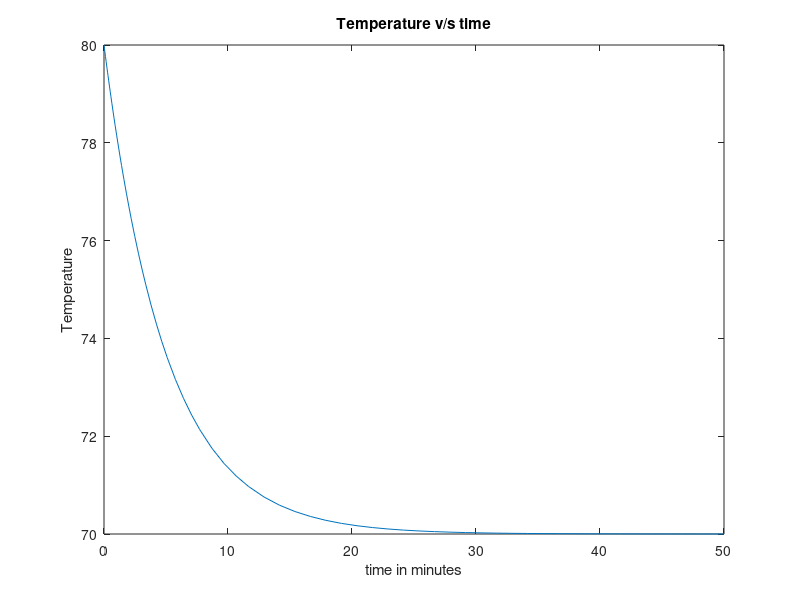

Source code (MATLAB):
tspan = [0 50];   %time limit
y0 = 80;           %initial concentration of A
[t,y] = ode45(@(t,y) (70-y)/5, tspan, y0);  %differential equation solver 
plot(t,y);        %graph plot
xlabel('time in minutes');    
ylabel('Temperature');
title('Temperature v/s time');
